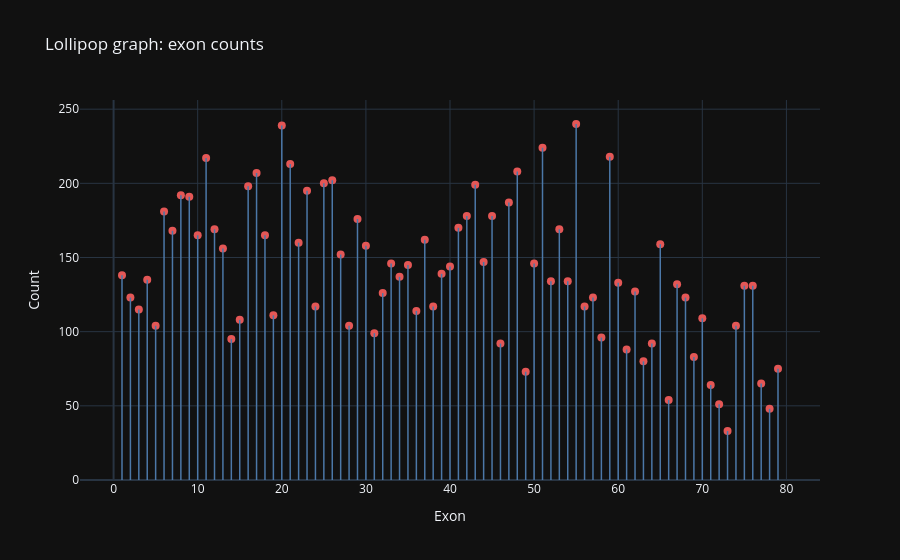

Source (notebook cell):
### Markdown cell above
## 4. 📊 lollipop exon counts

### Code cell
tbl = d['exon_num'].dropna().astype(int).value_counts().sort_index().reset_index()
tbl.columns = ['exon', 'count']

fig = go.Figure()
for exon_value, count_value in zip(tbl['exon'], tbl['count']):
    fig.add_shape(
        type='line',
        x0=exon_value,
        x1=exon_value,
        y0=0,
        y1=count_value,
        line=dict(color='#4C78A8', width=1.5),
    )

fig.add_trace(
    go.Scatter(
        x=tbl['exon'],
        y=tbl['count'],
        mode='markers',
        marker=dict(size=8, color='#E45756'),
        name='Variant count',
        hovertemplate='Exon %{x}<br>Count %{y}<extra></extra>',
    )
)

fig.update_layout(
    title='Lollipop graph: exon counts',
    xaxis_title='Exon',
    yaxis_title='Count',
)
fig.update_yaxes(rangemode='tozero')
fig.show()

### Figure 1 — Plotly figure (JSON) as saved in the notebook; plotly's stock layout.template omitted (floating-point values rounded to 4 significant figures)
{"data": [{"hovertemplate": "Exon %{x}<br>Count %{y}<extra></extra>", "marker": {"color": "#E45756", "size": 8}, "mode": "markers", "name": "Variant count", "x": [1, 2, 3, 4, 5, 6, 7, 8, 9, 10, 11, 12, 13, 14, 15, 16, 17, 18, 19, 20, 21, 22, 23, 24, 25, 26, 27, 28, 29, 30, 31, 32, 33, 34, 35, 36, 37, 38, 39, 40, 41, 42, 43, 44, 45, 46, 47, 48, 49, 50, 51, 52, 53, 54, 55, 56, 57, 58, 59, 60, 61, 62, 63, 64, 65, 66, 67, 68, 69, 70, 71, 72, 73, 74, 75, 76, 77, 78, 79], "y": [138, 123, 115, 135, 104, 181, 168, 192, 191, 165, 217, 169, 156, 95, 108, 198, 207, 165, 111, 239, 213, 160, 195, 117, 200, 202, 152, 104, 176, 158, 99, 126, 146, 137, 145, 114, 162, 117, 139, 144, 170, 178, 199, 147, 178, 92, 187, 208, 73, 146, 224, 134, 169, 134, 240, 117, 123, 96, 218, 133, 88, 127, 80, 92, 159, 54, 132, 123, 83, 109, 64, 51, 33, 104, 131, 131, 65, 48, 75], "type": "scatter"}], "layout": {"shapes": [{"line": {"color": "#4C78A8", "width": 1.5}, "type": "line", "x0": 1, "x1": 1, "y0": 0, "y1": 138}, {"line": {"color": "#4C78A8", "width": 1.5}, "type": "line", "x0": 2, "x1": 2, "y0": 0, "y1": 123}, {"line": {"color": "#4C78A8", "width": 1.5}, "type": "line", "x0": 3, "x1": 3, "y0": 0, "y1": 115}, {"line": {"color": "#4C78A8", "width": 1.5}, "type": "line", "x0": 4, "x1": 4, "y0": 0, "y1": 135}, {"line": {"color": "#4C78A8", "width": 1.5}, "type": "line", "x0": 5, "x1": 5, "y0": 0, "y1": 104}, {"line": {"color": "#4C78A8", "width": 1.5}, "type": "line", "x0": 6, "x1": 6, "y0": 0, "y1": 181}, {"line": {"color": "#4C78A8", "width": 1.5}, "type": "line", "x0": 7, "x1": 7, "y0": 0, "y1": 168}, {"line": {"color": "#4C78A8", "width": 1.5}, "type": "line", "x0": 8, "x1": 8, "y0": 0, "y1": 192}, {"line": {"color": "#4C78A8", "width": 1.5}, "type": "line", "x0": 9, "x1": 9, "y0": 0, "y1": 191}, {"line": {"color": "#4C78A8", "width": 1.5}, "type": "line", "x0": 10, "x1": 10, "y0": 0, "y1": 165}, {"line": {"color": "#4C78A8", "width": 1.5}, "type": "line", "x0": 11, "x1": 11, "y0": 0, "y1": 217}, {"line": {"color": "#4C78A8", "width": 1.5}, "type": "line", "x0": 12, "x1": 12, "y0": 0, "y1": 169}, {"line": {"color": "#4C78A8", "width": 1.5}, "type": "line", "x0": 13, "x1": 13, "y0": 0, "y1": 156}, {"line": {"color": "#4C78A8", "width": 1.5}, "type": "line", "x0": 14, "x1": 14, "y0": 0, "y1": 95}, {"line": {"color": "#4C78A8", "width": 1.5}, "type": "line", "x0": 15, "x1": 15, "y0": 0, "y1": 108}, {"line": {"color": "#4C78A8", "width": 1.5}, "type": "line", "x0": 16, "x1": 16, "y0": 0, "y1": 198}, {"line": {"color": "#4C78A8", "width": 1.5}, "type": "line", "x0": 17, "x1": 17, "y0": 0, "y1": 207}, {"line": {"color": "#4C78A8", "width": 1.5}, "type": "line", "x0": 18, "x1": 18, "y0": 0, "y1": 165}, {"line": {"color": "#4C78A8", "width": 1.5}, "type": "line", "x0": 19, "x1": 19, "y0": 0, "y1": 111}, {"line": {"color": "#4C78A8", "width": 1.5}, "type": "line", "x0": 20, "x1": 20, "y0": 0, "y1": 239}, {"line": {"color": "#4C78A8", "width": 1.5}, "type": "line", "x0": 21, "x1": 21, "y0": 0, "y1": 213}, {"line": {"color": "#4C78A8", "width": 1.5}, "type": "line", "x0": 22, "x1": 22, "y0": 0, "y1": 160}, {"line": {"color": "#4C78A8", "width": 1.5}, "type": "line", "x0": 23, "x1": 23, "y0": 0, "y1": 195}, {"line": {"color": "#4C78A8", "width": 1.5}, "type": "line", "x0": 24, "x1": 24, "y0": 0, "y1": 117}, {"line": {"color": "#4C78A8", "width": 1.5}, "type": "line", "x0": 25, "x1": 25, "y0": 0, "y1": 200}, {"line": {"color": "#4C78A8", "width": 1.5}, "type": "line", "x0": 26, "x1": 26, "y0": 0, "y1": 202}, {"line": {"color": "#4C78A8", "width": 1.5}, "type": "line", "x0": 27, "x1": 27, "y0": 0, "y1": 152}, {"line": {"color": "#4C78A8", "width": 1.5}, "type": "line", "x0": 28, "x1": 28, "y0": 0, "y1": 104}, {"line": {"color": "#4C78A8", "width": 1.5}, "type": "line", "x0": 29, "x1": 29, "y0": 0, "y1": 176}, {"line": {"color": "#4C78A8", "width": 1.5}, "type": "line", "x0": 30, "x1": 30, "y0": 0, "y1": 158}, {"line": {"color": "#4C78A8", "width": 1.5}, "type": "line", "x0": 31, "x1": 31, "y0": 0, "y1": 99}, {"line": {"color": "#4C78A8", "width": 1.5}, "type": "line", "x0": 32, "x1": 32, "y0": 0, "y1": 126}, {"line": {"color": "#4C78A8", "width": 1.5}, "type": "line", "x0": 33, "x1": 33, "y0": 0, "y1": 146}, {"line": {"color": "#4C78A8", "width": 1.5}, "type": "line", "x0": 34, "x1": 34, "y0": 0, "y1": 137}, {"line": {"color": "#4C78A8", "width": 1.5}, "type": "line", "x0": 35, "x1": 35, "y0": 0, "y1": 145}, {"line": {"color": "#4C78A8", "width": 1.5}, "type": "line", "x0": 36, "x1": 36, "y0": 0, "y1": 114}, {"line": {"color": "#4C78A8", "width": 1.5}, "type": "line", "x0": 37, "x1": 37, "y0": 0, "y1": 162}, {"line": {"color": "#4C78A8", "width": 1.5}, "type": "line", "x0": 38, "x1": 38, "y0": 0, "y1": 117}, {"line": {"color": "#4C78A8", "width": 1.5}, "type": "line", "x0": 39, "x1": 39, "y0": 0, "y1": 139}, {"line": {"color": "#4C78A8", "width": 1.5}, "type": "line", "x0": 40, "x1": 40, "y0": 0, "y1": 144}, {"line": {"color": "#4C78A8", "width": 1.5}, "type": "line", "x0": 41, "x1": 41, "y0": 0, "y1": 170}, {"line": {"color": "#4C78A8", "width": 1.5}, "type": "line", "x0": 42, "x1": 42, "y0": 0, "y1": 178}, {"line": {"color": "#4C78A8", "width": 1.5}, "type": "line", "x0": 43, "x1": 43, "y0": 0, "y1": 199}, {"line": {"color": "#4C78A8", "width": 1.5}, "type": "line", "x0": 44, "x1": 44, "y0": 0, "y1": 147}, {"line": {"color": "#4C78A8", "width": 1.5}, "type": "line", "x0": 45, "x1": 45, "y0": 0, "y1": 178}, {"line": {"color": "#4C78A8", "width": 1.5}, "type": "line", "x0": 46, "x1": 46, "y0": 0, "y1": 92}, {"line": {"color": "#4C78A8", "width": 1.5}, "type": "line", "x0": 47, "x1": 47, "y0": 0, "y1": 187}, {"line": {"color": "#4C78A8", "width": 1.5}, "type": "line", "x0": 48, "x1": 48, "y0": 0, "y1": 208}, {"line": {"color": "#4C78A8", "width": 1.5}, "type": "line", "x0": 49, "x1": 49, "y0": 0, "y1": 73}, {"line": {"color": "#4C78A8", "width": 1.5}, "type": "line", "x0": 50, "x1": 50, "y0": 0, "y1": 146}, {"line": {"color": "#4C78A8", "width": 1.5}, "type": "line", "x0": 51, "x1": 51, "y0": 0, "y1": 224}, {"line": {"color": "#4C78A8", "width": 1.5}, "type": "line", "x0": 52, "x1": 52, "y0": 0, "y1": 134}, {"line": {"color": "#4C78A8", "width": 1.5}, "type": "line", "x0": 53, "x1": 53, "y0": 0, "y1": 169}, {"line": {"color": "#4C78A8", "width": 1.5}, "type": "line", "x0": 54, "x1": 54, "y0": 0, "y1": 134}, {"line": {"color": "#4C78A8", "width": 1.5}, "type": "line", "x0": 55, "x1": 55, "y0": 0, "y1": 240}, {"line": {"color": "#4C78A8", "width": 1.5}, "type": "line", "x0": 56, "x1": 56, "y0": 0, "y1": 117}, {"line": {"color": "#4C78A8", "width": 1.5}, "type": "line", "x0": 57, "x1": 57, "y0": 0, "y1": 123}, {"line": {"color": "#4C78A8", "width": 1.5}, "type": "line", "x0": 58, "x1": 58, "y0": 0, "y1": 96}, {"line": {"color": "#4C78A8", "width": 1.5}, "type": "line", "x0": 59, "x1": 59, "y0": 0, "y1": 218}, {"line": {"color": "#4C78A8", "width": 1.5}, "type": "line", "x0": 60, "x1": 60, "y0": 0, "y1": 133}, {"line": {"color": "#4C78A8", "width": 1.5}, "type": "line", "x0": 61, "x1": 61, "y0": 0, "y1": 88}, {"line": {"color": "#4C78A8", "width": 1.5}, "type": "line", "x0": 62, "x1": 62, "y0": 0, "y1": 127}, {"line": {"color": "#4C78A8", "width": 1.5}, "type": "line", "x0": 63, "x1": 63, "y0": 0, "y1": 80}, {"line": {"color": "#4C78A8", "width": 1.5}, "type": "line", "x0": 64, "x1": 64, "y0": 0, "y1": 92}, {"line": {"color": "#4C78A8", "width": 1.5}, "type": "line", "x0": 65, "x1": 65, "y0": 0, "y1": 159}, {"line": {"color": "#4C78A8", "width": 1.5}, "type": "line", "x0": 66, "x1": 66, "y0": 0, "y1": 54}, {"line": {"color": "#4C78A8", "width": 1.5}, "type": "line", "x0": 67, "x1": 67, "y0": 0, "y1": 132}, {"line": {"color": "#4C78A8", "width": 1.5}, "type": "line", "x0": 68, "x1": 68, "y0": 0, "y1": 123}, {"line": {"color": "#4C78A8", "width": 1.5}, "type": "line", "x0": 69, "x1": 69, "y0": 0, "y1": 83}, {"line": {"color": "#4C78A8", "width": 1.5}, "type": "line", "x0": 70, "x1": 70, "y0": 0, "y1": 109}, {"line": {"color": "#4C78A8", "width": 1.5}, "type": "line", "x0": 71, "x1": 71, "y0": 0, "y1": 64}, {"line": {"color": "#4C78A8", "width": 1.5}, "type": "line", "x0": 72, "x1": 72, "y0": 0, "y1": 51}, {"line": {"color": "#4C78A8", "width": 1.5}, "type": "line", "x0": 73, "x1": 73, "y0": 0, "y1": 33}, {"line": {"color": "#4C78A8", "width": 1.5}, "type": "line", "x0": 74, "x1": 74, "y0": 0, "y1": 104}, {"line": {"color": "#4C78A8", "width": 1.5}, "type": "line", "x0": 75, "x1": 75, "y0": 0, "y1": 131}, {"line": {"color": "#4C78A8", "width": 1.5}, "type": "line", "x0": 76, "x1": 76, "y0": 0, "y1": 131}, {"line": {"color": "#4C78A8", "width": 1.5}, "type": "line", "x0": 77, "x1": 77, "y0": 0, "y1": 65}, {"line": {"color": "#4C78A8", "width": 1.5}, "type": "line", "x0": 78, "x1": 78, "y0": 0, "y1": 48}, {"line": {"color": "#4C78A8", "width": 1.5}, "type": "line", "x0": 79, "x1": 79, "y0": 0, "y1": 75}], "title": {"text": "Lollipop graph: exon counts"}, "xaxis": {"title": {"text": "Exon"}}, "yaxis": {"title": {"text": "Count"}, "rangemode": "tozero"}}}
